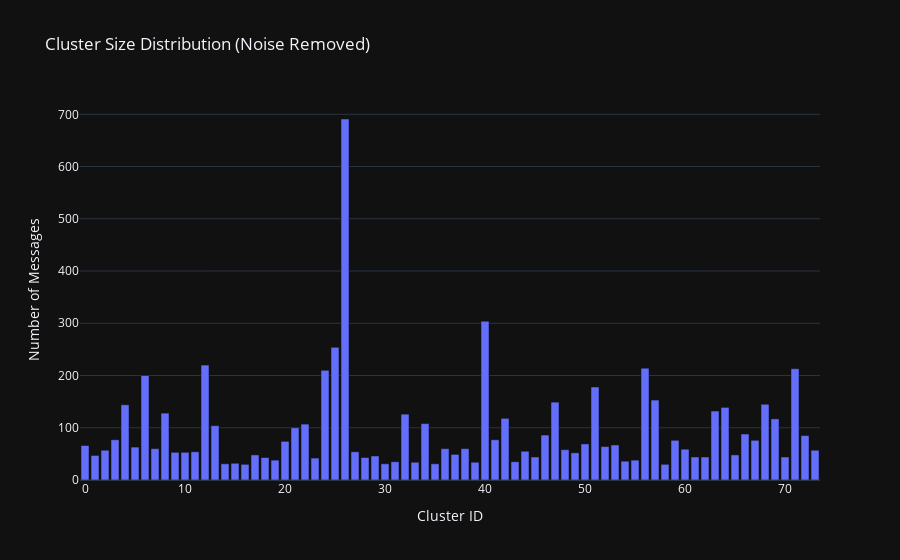

The cell this chart's notebook holds for it:
### Code cell
# Remove noise cluster (-1)
df_no_noise = df_clean[df_clean['topic_cluster'] != -1]

# Count messages per cluster
cluster_counts = (
    df_no_noise['topic_cluster']
    .value_counts()
    .reset_index()
)

cluster_counts.columns = ['topic_cluster', 'count']

# Sort by size
cluster_counts = cluster_counts.sort_values('count', ascending=False)

fig = px.bar(
    cluster_counts,
    x='topic_cluster',
    y='count',
    title="Cluster Size Distribution (Noise Removed)",
    labels={'topic_cluster': 'Cluster ID', 'count': 'Number of Messages'},
    template="plotly_dark"
)

fig.show()

### Figure 1 — Plotly figure (JSON) as saved in the notebook; plotly's stock layout.template omitted (floating-point values rounded to 4 significant figures)
{"data": [{"hovertemplate": "Cluster ID=%{x}<br>Number of Messages=%{y}<extra></extra>", "legendgroup": "", "marker": {"color": "#636efa", "pattern": {"shape": ""}}, "name": "", "orientation": "v", "showlegend": false, "textposition": "auto", "x": [26, 40, 25, 12, 56, 71, 24, 6, 51, 57, 47, 68, 4, 64, 63, 8, 32, 42, 69, 34, 22, 13, 21, 66, 46, 72, 41, 3, 59, 67, 20, 50, 53, 0, 52, 5, 7, 38, 36, 60, 48, 2, 73, 44, 27, 11, 9, 10, 49, 37, 17, 65, 1, 29, 61, 62, 70, 45, 28, 18, 23, 55, 19, 54, 31, 43, 33, 39, 15, 14, 30, 35, 16, 58], "xaxis": "x", "y": [691, 304, 254, 220, 214, 213, 210, 200, 178, 153, 149, 145, 144, 139, 132, 128, 126, 118, 117, 108, 107, 104, 100, 88, 86, 85, 77, 77, 76, 76, 74, 69, 67, 66, 64, 63, 60, 60, 60, 59, 58, 57, 57, 55, 54, 54, 53, 53, 52, 49, 48, 48, 47, 46, 44, 44, 44, 44, 43, 43, 42, 38, 38, 36, 35, 35, 34, 34, 32, 31, 31, 31, 30, 30], "yaxis": "y", "type": "bar"}], "layout": {"xaxis": {"anchor": "y", "domain": [0.0, 1.0], "title": {"text": "Cluster ID"}}, "yaxis": {"anchor": "x", "domain": [0.0, 1.0], "title": {"text": "Number of Messages"}}, "legend": {"tracegroupgap": 0}, "title": {"text": "Cluster Size Distribution (Noise Removed)"}, "barmode": "relative"}}
